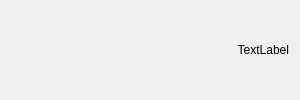
<?xml version="1.0" encoding="UTF-8"?>
<ui version="4.0">
 <class>HBBox</class>
 <widget class="QWidget" name="HBBox">
  <property name="geometry">
   <rect>
    <x>0</x>
    <y>0</y>
    <width>300</width>
    <height>100</height>
   </rect>
  </property>
  <property name="sizePolicy">
   <sizepolicy hsizetype="Fixed" vsizetype="Fixed">
    <horstretch>0</horstretch>
    <verstretch>0</verstretch>
   </sizepolicy>
  </property>
  <property name="windowTitle">
   <string>Form</string>
  </property>
  <property name="styleSheet">
   <string notr="true"/>
  </property>
  <layout class="QHBoxLayout" name="horizontalLayout">
   <item>
    <widget class="QLabel" name="label">
     <property name="text">
      <string>TextLabel</string>
     </property>
     <property name="alignment">
      <set>Qt::AlignRight|Qt::AlignTrailing|Qt::AlignVCenter</set>
     </property>
    </widget>
   </item>
  </layout>
 </widget>
 <resources/>
 <connections/>
</ui>
